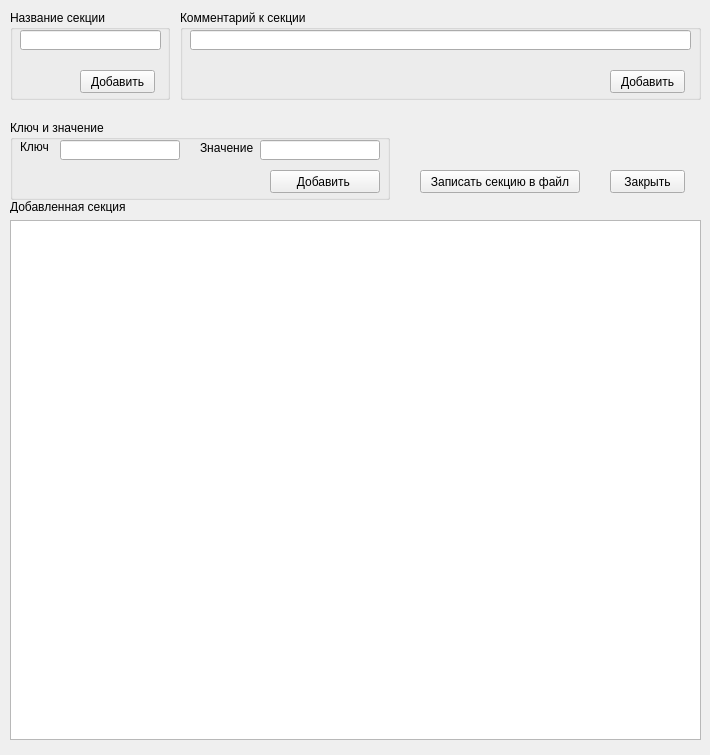
<?xml version="1.0" encoding="UTF-8"?>
<ui version="4.0">
 <class>AddNewSection</class>
 <widget class="QWidget" name="AddNewSection">
  <property name="geometry">
   <rect>
    <x>0</x>
    <y>0</y>
    <width>710</width>
    <height>755</height>
   </rect>
  </property>
  <property name="windowTitle">
   <string>Form</string>
  </property>
  <widget class="QGroupBox" name="groupBox_2">
   <property name="geometry">
    <rect>
     <x>180</x>
     <y>10</y>
     <width>521</width>
     <height>90</height>
    </rect>
   </property>
   <property name="title">
    <string>Комментарий к секции</string>
   </property>
   <widget class="QLineEdit" name="commentSection">
    <property name="geometry">
     <rect>
      <x>10</x>
      <y>20</y>
      <width>501</width>
      <height>20</height>
     </rect>
    </property>
   </widget>
   <widget class="QPushButton" name="pushButtonAddCommentSection">
    <property name="geometry">
     <rect>
      <x>430</x>
      <y>60</y>
      <width>75</width>
      <height>23</height>
     </rect>
    </property>
    <property name="text">
     <string>Добавить</string>
    </property>
   </widget>
  </widget>
  <widget class="QPushButton" name="pushButtonWriteSectionInFile">
   <property name="geometry">
    <rect>
     <x>420</x>
     <y>170</y>
     <width>160</width>
     <height>23</height>
    </rect>
   </property>
   <property name="text">
    <string>Записать секцию в файл</string>
   </property>
  </widget>
  <widget class="QGroupBox" name="groupBox">
   <property name="geometry">
    <rect>
     <x>10</x>
     <y>10</y>
     <width>160</width>
     <height>90</height>
    </rect>
   </property>
   <property name="title">
    <string>Название секции</string>
   </property>
   <widget class="QLineEdit" name="nameSection">
    <property name="geometry">
     <rect>
      <x>10</x>
      <y>20</y>
      <width>141</width>
      <height>20</height>
     </rect>
    </property>
   </widget>
   <widget class="QPushButton" name="pushButtonAddNameSection">
    <property name="geometry">
     <rect>
      <x>70</x>
      <y>60</y>
      <width>75</width>
      <height>23</height>
     </rect>
    </property>
    <property name="text">
     <string>Добавить</string>
    </property>
   </widget>
  </widget>
  <widget class="QTextBrowser" name="showAddedSection">
   <property name="geometry">
    <rect>
     <x>10</x>
     <y>220</y>
     <width>691</width>
     <height>520</height>
    </rect>
   </property>
  </widget>
  <widget class="QLabel" name="label">
   <property name="geometry">
    <rect>
     <x>10</x>
     <y>200</y>
     <width>140</width>
     <height>13</height>
    </rect>
   </property>
   <property name="text">
    <string>Добавленная секция</string>
   </property>
  </widget>
  <widget class="QGroupBox" name="groupBox_3">
   <property name="geometry">
    <rect>
     <x>10</x>
     <y>120</y>
     <width>380</width>
     <height>80</height>
    </rect>
   </property>
   <property name="title">
    <string>Ключ и значение</string>
   </property>
   <widget class="QLabel" name="label_2">
    <property name="geometry">
     <rect>
      <x>10</x>
      <y>20</y>
      <width>47</width>
      <height>13</height>
     </rect>
    </property>
    <property name="text">
     <string>Ключ</string>
    </property>
   </widget>
   <widget class="QLineEdit" name="lineEditKey">
    <property name="geometry">
     <rect>
      <x>50</x>
      <y>20</y>
      <width>120</width>
      <height>20</height>
     </rect>
    </property>
   </widget>
   <widget class="QLineEdit" name="lineEditValue">
    <property name="geometry">
     <rect>
      <x>250</x>
      <y>20</y>
      <width>120</width>
      <height>20</height>
     </rect>
    </property>
   </widget>
   <widget class="QLabel" name="label_3">
    <property name="geometry">
     <rect>
      <x>190</x>
      <y>20</y>
      <width>61</width>
      <height>16</height>
     </rect>
    </property>
    <property name="text">
     <string>Значение</string>
    </property>
   </widget>
   <widget class="QPushButton" name="pushButtonAddInMap">
    <property name="geometry">
     <rect>
      <x>260</x>
      <y>50</y>
      <width>110</width>
      <height>23</height>
     </rect>
    </property>
    <property name="text">
     <string>Добавить </string>
    </property>
   </widget>
  </widget>
  <widget class="QPushButton" name="pushButtonClose">
   <property name="geometry">
    <rect>
     <x>610</x>
     <y>170</y>
     <width>75</width>
     <height>23</height>
    </rect>
   </property>
   <property name="text">
    <string>Закрыть</string>
   </property>
  </widget>
 </widget>
 <resources/>
 <connections/>
</ui>
